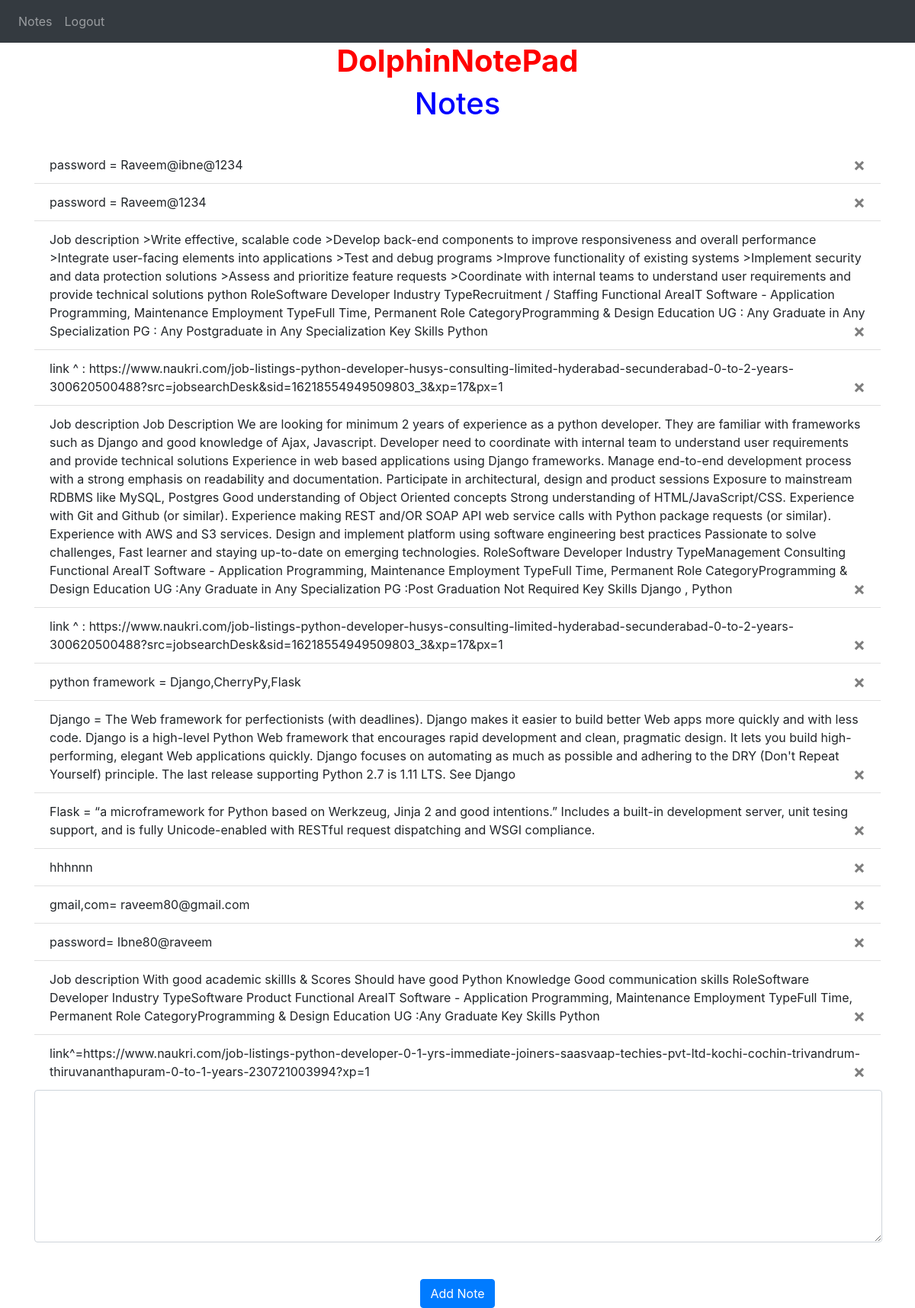
Screenshot of / (signed in) with the database file from the repository.
### website/models.py (models this page shows)
class Note(db.Model):
    id = db.Column(db.Integer, primary_key=True)
    data = db.Column(db.String(10000))
    date = db.Column(db.DateTime(timezone=True), default=func.now())
    user_id = db.Column(db.Integer, db.ForeignKey('user.id'))

### website/views.py (the view, shortened to what this page needs)
@views.route('/', methods=['GET', 'POST'])
@login_required
def home():
    return render_template("home.html", user=current_user)

### website/__init__.py (called while the page is built)
def create_app():
    app = Flask(__name__)
    app.config['SECRET_KEY'] = 'Raveem@1234'
    app.config['SQLALCHEMY_DATABASE_URI'] = f'sqlite:///{DB_NAME}'
    db.init_app(app)
    from .views import views
    from .auth import auth
    app.register_blueprint(views, url_prefix='/')
    app.register_blueprint(auth, url_prefix='/')
    from .models import User, Note
    create_database(app)
    login_manager = LoginManager()
    login_manager.login_view = 'auth.login'
    login_manager.init_app(app)
    @login_manager.user_loader
    def load_user(id):
        return User.query.get(int(id))
    return app

### website/templates/home.html (shortened to what this page needs)
{% extends "base.html" %} {% block title %}DolphinNotePad-Notes{% endblock %} {% block content
%}
<h1 align='center'><font color='red'><b> DolphinNotePad</b></font></h1>
<h1 align="center"><font color='blue'>Notes</font></h1>
<br />
<font type="hindi">
<ul class="list-group list-group-flush" id="notes">
  {% for note in user.notes %}
  <li class="list-group-item">
    {{ note.data }}
    <button type="button" class="close" onClick="deleteNote({{ note.id }})">
      <span aria-hidden="true">&times;</span>
    </button>
  </li>
  {% endfor %}
</ul>
</font>
<form method="POST">
  <textarea name="note" id="note" class="form-control"></textarea>
  <br />
  <br />
  <div align="center">
    <button type="submit" class="btn btn-primary">Add Note</button>
  </div>
</form>
{% endblock %}

### website/templates/base.html (shortened to what this page needs)
<!DOCTYPE html>
<html>
  <head>
    <link
      rel="stylesheet"
      href="https://stackpath.bootstrapcdn.com/bootstrap/4.4.1/css/bootstrap.min.css"
    />
    <link
      rel="stylesheet"
      href="https://stackpath.bootstrapcdn.com/font-awesome/4.7.0/css/font-awesome.min.css"
    />
  </head>
  <body>
    <nav class="navbar navbar-expand-lg navbar-dark bg-dark">
      <div class="collapse navbar-collapse" id="navbar">
        <div class="navbar-nav">
          {% if user.is_authenticated %}
          <a class="nav-item nav-link" id="Note" href="/">Notes</a>
          <a class="nav-item nav-link" id="logout" href="/logout">Logout</a>
          {% else %}
          <a class="nav-item nav-link" id="home" href="/page">Home</a>
          <a class="nav-item nav-link" id="login" href="/login">Login</a>
          <a class="nav-item nav-link" id="signUp" href="/sign-up">Sign Up</a>
          {% endif %}
        </div>
      </div>
    </nav>
    <div class="container">{% block content %} {% endblock %}</div>
  </body>
</html>

### website/templates/base.html (style rules this page uses)
body { background-image: url("https://d3ui957tjb5bqd.cloudfront.net/images/screenshots/products/27/275/275715/cemovqydhjc5ol5stj3j7n7xw2uy4drkas0dxh2pn51bf38suz4kh8ouarszyzuu-o.jpg?1418811636"); background-size: cover; background-attachment: fixed; }

### website/templates/home.html (style rules this page uses)
#note { height: 200px; width: 1112px; }

### rows the page displays
Note: data "password = Raveem@ibne@1234"
Note: data "password = Raveem@1234"
Note: data "Job description >Write effective, scalable code >Develop back-end components to improve responsiveness and overall performance >Integrate user-facing elements into applications >Test and debug programs >Improve functionality of existing systems >Implement security and data protection solutions >Assess and prioritize feature requests >Coordinate with internal teams to understand user requirements and provide technical solutions python RoleSoftware Developer Industry TypeRecruitment / Staffing Functional AreaIT Software - Application Programming, Maintenance Employment TypeFull Time, Permanent Role CategoryProgramming & Design Education UG : Any Graduate in Any Specialization PG : Any…"
Note: data "link ^ : https://www.naukri.com/job-listings-python-developer-husys-consulting-limited-hyderabad-secunderabad-0-to-2-years-300620500488?src=jobsearchDesk&sid=16218554949509803_3&xp=17&px=1"
Note: data "Job description Job Description We are looking for minimum 2 years of experience as a python developer. They are familiar with frameworks such as Django and good knowledge of Ajax, Javascript. Developer need to coordinate with internal team to understand user requirements and provide technical solutions Experience in web based applications using Django frameworks. Manage end-to-end development process with a strong emphasis on readability and documentation. Participate in architectural, design and product sessions Exposure to mainstream RDBMS like MySQL, Postgres Good understanding of Object Oriented concepts Strong understanding of HTML/JavaScript/CSS. Experience with Git and Github (or…"
Note: data "link ^ : https://www.naukri.com/job-listings-python-developer-husys-consulting-limited-hyderabad-secunderabad-0-to-2-years-300620500488?src=jobsearchDesk&sid=16218554949509803_3&xp=17&px=1"
Note: data "python framework = Django,CherryPy,Flask"
Note: data "Django = The Web framework for perfectionists (with deadlines). Django makes it easier to build better Web apps more quickly and with less code. Django is a high-level Python Web framework that encourages rapid development and clean, pragmatic design. It lets you build high-performing, elegant Web applications quickly. Django focuses on automating as much as possible and adhering to the DRY (Don't Repeat Yourself) principle. The last release supporting Python 2.7 is 1.11 LTS. See Django"
Note: data "Flask = “a microframework for Python based on Werkzeug, Jinja 2 and good intentions.” Includes a built-in development server, unit tesing support, and is fully Unicode-enabled with RESTful request dispatching and WSGI compliance."
Note: data "hhhnnn"
Note: data "gmail,com= raveem80@gmail.com"
Note: data "password= Ibne80@raveem"
Note: data "Job description With good academic skillls & Scores Should have good Python Knowledge Good communication skills RoleSoftware Developer Industry TypeSoftware Product Functional AreaIT Software - Application Programming, Maintenance Employment TypeFull Time, Permanent Role CategoryProgramming & Design Education UG :Any Graduate Key Skills Python"
Note: data "link^=https://www.naukri.com/job-listings-python-developer-0-1-yrs-immediate-joiners-saasvaap-techies-pvt-ltd-kochi-cochin-trivandrum-thiruvananthapuram-0-to-1-years-230721003994?xp=1"
